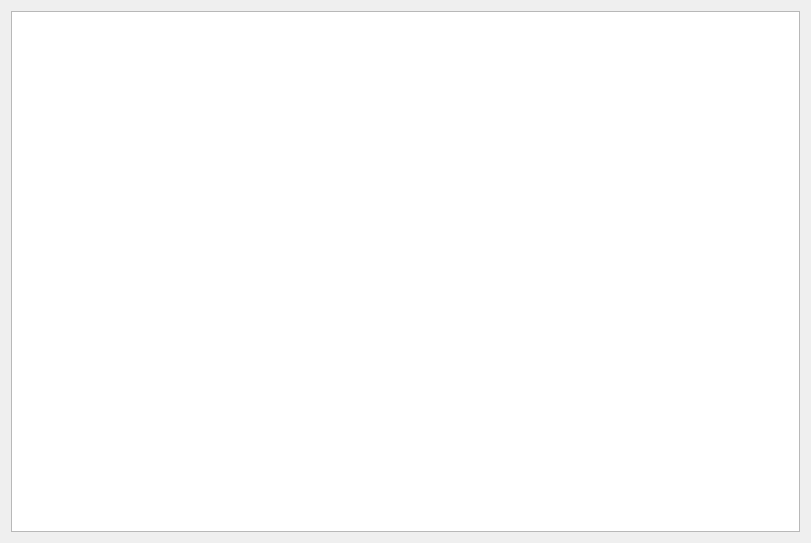
<?xml version="1.0" encoding="UTF-8"?>
<ui version="4.0">
 <class>MainWindow</class>
 <widget class="QMainWindow" name="MainWindow">
  <property name="geometry">
   <rect>
    <x>0</x>
    <y>0</y>
    <width>811</width>
    <height>543</height>
   </rect>
  </property>
  <property name="windowTitle">
   <string>MainWindow</string>
  </property>
  <widget class="QWidget" name="centralWidget">
   <layout class="QVBoxLayout" name="verticalLayout">
    <item>
     <widget class="QTextEdit" name="textEdit"/>
    </item>
   </layout>
  </widget>
 </widget>
 <layoutdefault spacing="6" margin="11"/>
 <resources/>
 <connections/>
</ui>
